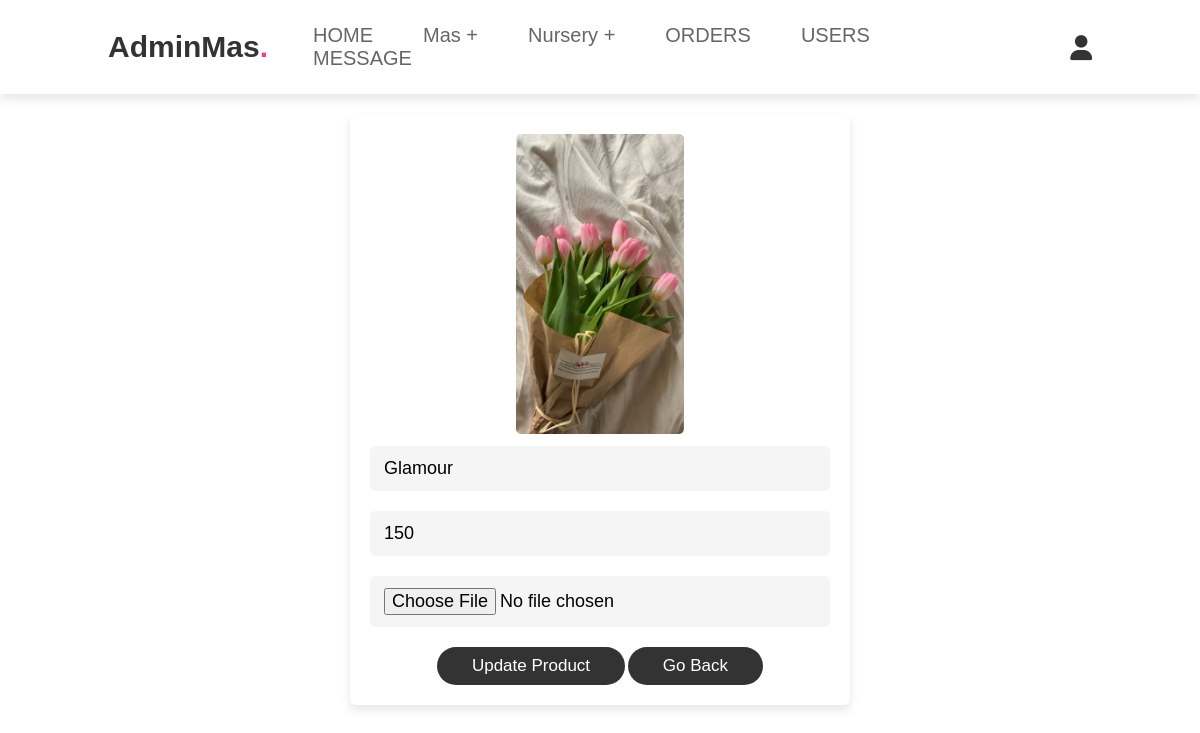
The app's page /admin_update_product.php?update=15 (signed in) with its own data.
### tables this page shows
CREATE TABLE `products` (
  `id` int(100) NOT NULL,
  `name` varchar(100) NOT NULL,
  `details` varchar(500) NOT NULL,
  `price` int(100) NOT NULL,
  `image` varchar(100) NOT NULL,
  `quantity` int(100) NOT NULL
);

### admin_update_product.php (the view, shortened to what this page needs)
<?php
@include 'configuration.php';
?>
<!DOCTYPE html>
<html lang="en">
<head>
   <link rel="stylesheet" href="https://cdnjs.cloudflare.com/ajax/libs/font-awesome/6.0.0/css/all.min.css">
   <link rel="stylesheet" href="styleadmin.css">
</head>
<body>
<?php @include 'admin_header.php'; ?>
<section class="update-product">
<?php
   $update_id = $_GET['update'];
   $select_products = mysqli_query($conn, "SELECT * FROM `products` WHERE id = '$update_id'") or die('query failed');
   if(mysqli_num_rows($select_products) > 0){
      while($fetch_products = mysqli_fetch_assoc($select_products)){
?>
<form action="" method="post" enctype="multipart/form-data">
   <img src="uploaded_img/<?php echo $fetch_products['image']; ?>" class="image"  alt="">
   <input type="text" class="box" value="<?php echo $fetch_products['name']; ?>" required placeholder="update product name" name="name">
   <input type="number" min="0" class="box" value="<?php echo $fetch_products['price']; ?>" required placeholder="update product price" name="price">
   <input type="file" accept="image/jpg, image/jpeg, image/png" class="box" name="image">
   <input type="submit" value="update product" name="update_product" class="btn">
   <a href="admin_products.php" class="btn">go back</a>
</form>
<?php
      }
   }else{
      echo '<p class="empty">no update product select</p>';
   }
?>
</section>
</body>
</html>

### styleadmin.css (style rules this page uses)
:root { --pink:#e84393; --red:#963f69; --orange:#9f3861; --white:#fff; --light-color:#666; --light-white:#ccc; --light-bg:#f5f5f5; --border:.2rem solid var(--black); --box-shadow:0 .5rem 1rem rgba(0,0,0,.1); }
* { font-family: 'Rubik', sans-serif; margin:0; padding:0; box-sizing: border-box; outline: none; border:none; text-decoration: none; transition:all .2s linear; }
html { font-size: 62.5%; overflow-x: hidden; scroll-behavior: smooth; scroll-padding-top: 6.5rem; }
section { padding:3rem 2rem; }
.btn, .delete-btn, .option-btn { display: inline-block; border-radius: .5rem; margin-top: 1rem; font-size: 1.8rem; color:var(--white); cursor: pointer; padding:1rem 3rem; text-transform: capitalize; }
.btn { background-color: var(--pink); }
.update-product form { max-width: 50rem; border-radius: .5rem; background-color: var(--white); border:var(--border); padding:2rem; text-align: center; margin:0 auto; box-shadow: var(--box-shadow); }
.update-product form .box { width: 100%; margin:1rem 0; font-size: 1.8rem; color:var(--black); border-radius: .5rem; background-color: var(--light-bg); padding:1.2rem 1.4rem; border:var(--border); }
.update-product .image { height: 30rem; border:var(--border); border-radius: .5rem; }
.btn { display: inline-block; margin-top: 1rem; border-radius: 5rem; background: #333; color: #fff; padding: .9rem 3.5rem; cursor: pointer; font-size: 1.7rem; text-align: center; }

### style_notif.css (style rules this page uses)
:root { --pink:#e84393; --light-bg:#f5f5f5; --border:.2rem solid var(--black) ; --light-color:#666; --box-shadow:0 .5rem 1rem rgba(0,0,0,.1); }
* { margin:0;padding:0; font-family: Verdana, Geneva, Tahoma, sans-serif; outline: none ;border:none; text-decoration:none; text-transform: none; transition:.2s linear; }
html { font-size:62.5% ; scroll-behavior: smooth; scroll-padding-top: 6rem; overflow-x: hidden; }
section { padding:2rem 9%; }
.btn { display: inline-block; margin-top: 1rem; border-radius: 5rem; background: #333; color: #fff; padding: .9rem 3.5rem; cursor: pointer; font-size: 1.7rem; text-align: center; }

### records on screen
products: image (picture), name "Glamour", price "150"
